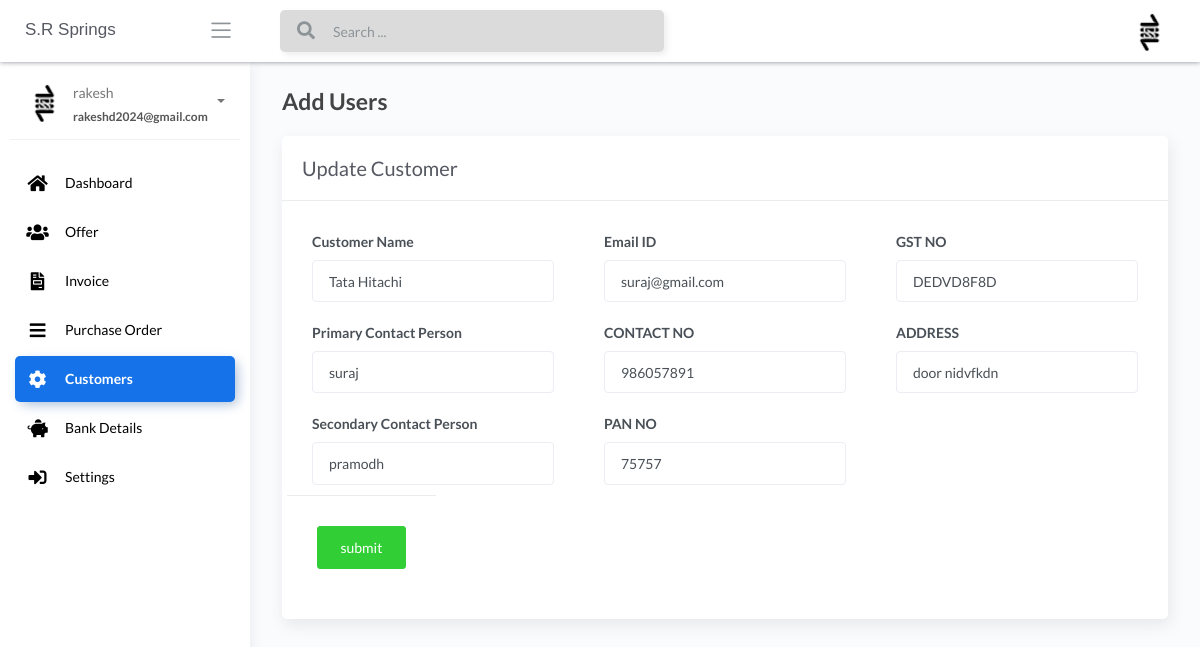
Before: /1/editcustomer (signed in) with the older database file.
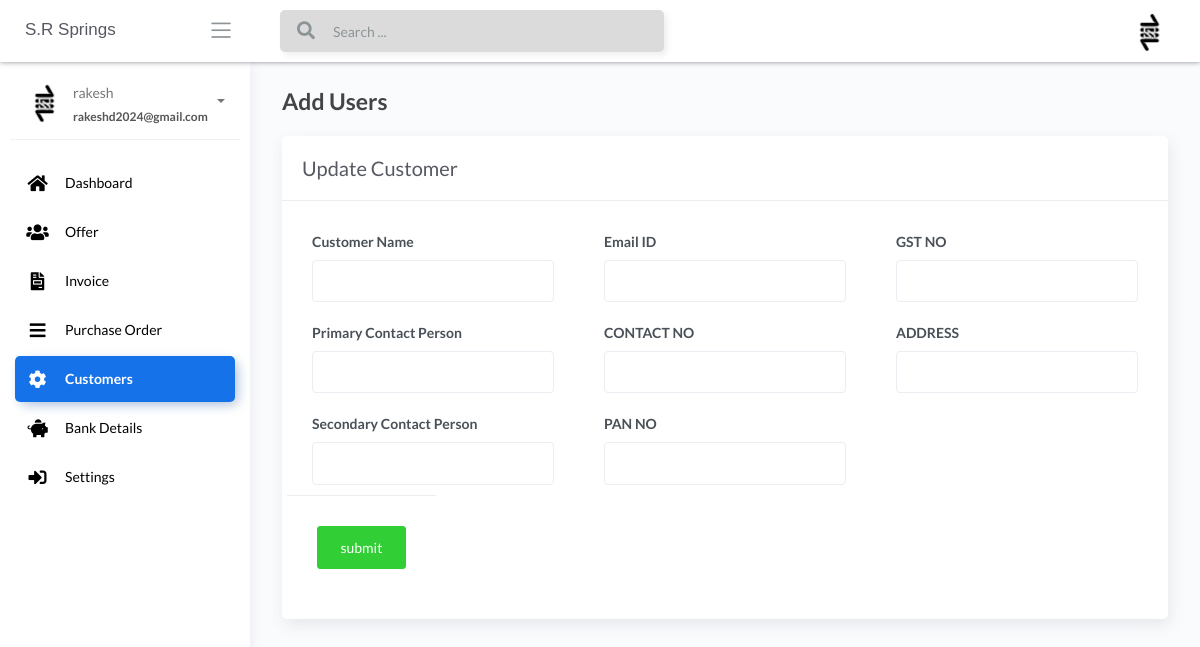
After: the same page with the newer database file.
### apps/home/models.py (models this page shows, shortened)
class CustomerMaster(db.Model):
    __tablename__ = "customermaster"
    id = db.Column(db.Integer, primary_key=True)
    customer_name = db.Column(db.String())
    primary_contact_name = db.Column(db.String())
    secondary_contact_name = db.Column(db.String())
    email_id = db.Column(db.String())
    contact_number = db.Column(db.INT())
    pan_number = db.Column(db.String())
    gst_number = db.Column(db.String())
    address = db.Column(db.String())

### apps/home/routes.py (the view, shortened to what this page needs)
@blueprint.route('/<int:id>/editcustomer', methods=['GET', 'POST'])
@login_required
def update(id):
    user = CustomerMaster.query.filter_by(id=id).first()
    return render_template('home/updatecustomer.html', user=user, segment='Customer-masters')

### apps/__init__.py (called while the page is built)
def configure_database(app):
    @app.before_first_request
    def initialize_database():
        db.create_all()
    @app.teardown_request
    def shutdown_session(exception=None):
        db.session.remove()

### apps/authentication/models.py (called while the page is built)
@login_manager.user_loader
def user_loader(id):
    return Users.query.filter_by(id=id).first()

### apps/templates/home/updatecustomer.html (shortened to what this page needs)
{% extends "layouts/base.html" %}
{% block content %}
<div class="content">
	<div class="page-inner">
		<div class="page-header">
			<h4 class="page-title">Add Users</h4>
		</div>
		<div class="row">
			<div class="col-md-12">
				<div class="card">
					<div class="card-header">
						<div class="card-title">Update Customer</div>
					</div>
					<form action='' method="POST">
						<div class="card-body">
							<div class="row">
								<div class="col-md-6 col-lg-4">
									<div class="form-group">
										<tr>
											<label>Customer Name</label>
											<td><input type="text" name="customer_name" value="{{user.customer_name}}"
													autocomplete="new-password" class="form-control" /></td>
										</tr>
									</div>
									<div class="form-group">
										<tr>
											<label>Primary Contact Person</label>
											<td><input type="text" name="primary_contact_name"
													autocomplete="new-password" value="{{user.primary_contact_name}}"
													class="form-control" /></td>
										</tr>
									</div>
									<div class="form-group">
										<tr>
											<label>Secondary Contact Person</label>
											<td><input type="text" autocomplete="new-password"
													name="secondary_contact_name"
													value="{{user.secondary_contact_name}}" class="form-control" /></td>
										</tr>
									</div>
								</div>
								<div class="col-md-6 col-lg-4">
									<div class="form-group">
										<tr>
											<label>Email ID</label>
											<td><input type="text" name="email_id" autocomplete="new-password"
													value="{{user.email_id}}" class="form-control" /></td>
										</tr>
									</div>
									<div class="form-group">
										<tr>
											<label>CONTACT NO</label>
											<td><input type="text" name="contact_number" autocomplete="new-password"
													value="{{user.contact_number}}" class="form-control" /></td>
										</tr>
									</div>
									<div class="form-group">
										<tr>
											<label>PAN NO</label>
											<td><input type="text" name="pan_number" autocomplete="new-password"
													value="{{user.pan_number}}" class="form-control" /></td>
										</tr>
									</div>
								</div>
								<div class="col-md-6 col-lg-4">
									<div class="form-group">
										<tr>
											<label>GST NO</label>
											<td><input type="text" name="gst_number" autocomplete="new-password"
													value="{{user.gst_number}}" class="form-control" /></td>
										</tr>
									</div>
									<div class="form-group">
										<tr>
											<label>ADDRESS</label>
											<td><input type="text" name="address" autocomplete="new-password"
													value="{{user.address}}" class="form-control" /></td>
										</tr>
									</div>
								</div>
								<div class="card-action">
									<tr>
										<td colspan="3">
											<input type="submit" name="submit" autocomplete="new-password"
												value="submit" class="btn btn-success">
										</td>
									</tr>
								</div>
							</div>
						</div>
					</form>
				</div>
			</div>
		</div>
	</div>
</div>
{% endblock content %}

Changed rows visible on the page:
removed CustomerMaster: customer_name "Tata Hitachi", primary_contact_name "suraj", secondary_contact_name "pramodh", email_id "suraj@gmail.com", contact_number "986057891", pan_number "75757", gst_number "DEDVD8F8D", address "door nidvfkdn"
